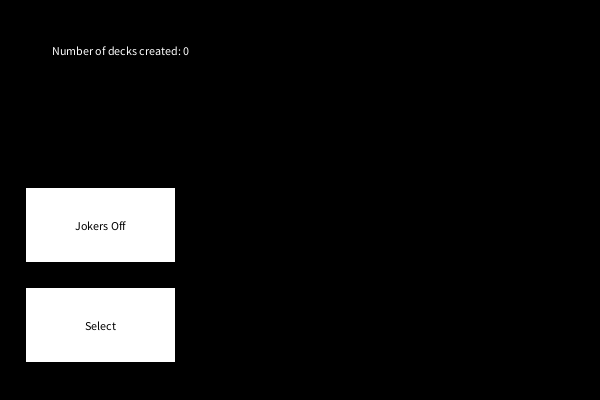
Frame 1 (no input)
Frame 60 (the mouse pressed at the canvas centre just before this capture): identical to frame 1, image omitted
Frame 120 (the mouse held since frame 60 and released just before this capture): identical to frame 1, image omitted

The Processing sketch that drew this single still picture (run headless with seeded random() and noise(); from frame 60 on, the mouse is pressed at the canvas centre):

// Processing sketch: processing_111974
// ── processing_111974.pde

Button button;
Button jokersButton;
Card card;
boolean jokers = false;
  
void setup() {
  size(600,400);
  button = new Button(100, 325, 150, 75, "Select");
  jokersButton = new Button(100, 225, 150, 75, "Jokers Off");
  card = null;
}
  
void draw() {
  background(0);
  button.display();
  jokersButton.display();
  fill(255);
  text("Number of decks created: " + getNumDecksCreated() + "",120,50);
  if (card != null)
    card.display(int(0.6*width), int(0.5*height));
}
  
void mouseClicked() {
    
    
  if (jokersButton.contains(mouseX, mouseY)) {
    if (jokersButton.says("Jokers Off")) {
        
      jokersButton.setText("Jokers On");
      jokers = !jokers;
    } else {
      jokersButton.setText("Jokers Off");
      jokers = !jokers;
    }
  }
    
  if (button.contains(mouseX, mouseY)) {
    if (button.says("Select")) {
      Deck deck = new Deck(jokers);
      card = deck.cutForCard();
      button.setText("Reset");
    } else {
      card = null;
      button.setText("Select");
    }
  }
    
}
class Button {
  
 private int x, y, w, h;
 private String buttonText;
  
 Button(int _x, int _y, int _w, int _h, String _text) {
   x = _x;
   y = _y;
   w = _w;
   h = _h;
   buttonText = _text;
 }
  
 void display() {
   fill(255);
   rectMode(CENTER);
   rect(x, y, w, h);
   stroke(0);
   fill(0);
   textAlign(CENTER, CENTER);
   text(buttonText, x, y);
 }
  
 boolean contains(int _x, int _y) {
   if ( (_x >= x-w/2) && (_x <= x+w/2) && (_y >= y-h/2) && (_y <= y+h/2) )
     return true;
   else
     return false;
 }
  
 boolean says(String s) {
   return buttonText.equals(s) ? true : false;
 }
  
 void setText(String _t) {
   buttonText = _t;
 }
}
class Card{

private String suit;
private String value;

public Card(String suit, String value)
{
  this.suit = suit;
  this.value = value;
}

void display(int x, int y)
{
  fill(255);
  rectMode(CENTER);
  rect(x,y,300,400);  //background
  
  fill(0);
  textAlign(CENTER,CENTER);
  text(value,x,y);
  text(suit,x,y+20);
}

}
private static int numDecksCreated = 0;
public static int getNumDecksCreated()
  {
    return numDecksCreated;
  }
class Deck
{
  private boolean hasJokers = false;
  //static int numDecksCreated = 0;
    
  public Deck()
  {
    numDecksCreated++;
  }
    
  public Deck(boolean hasJokers)
  {
    this.hasJokers = hasJokers;
    numDecksCreated++;
  }
  
  Card cutForCard()
  {
    String cardSuit = "";
    String cardValue = "";
    int rng;  //random number god
    int rngMod;
    if(hasJokers=true)
    {
      rng = int(random(1,54));
    }
    else
    {
      rng = int(random(1,52));
    }
    
    if (rng < 14)
    {
      cardSuit = "Spades";
    }
    else if (rng < 27)
    {
      cardSuit = "Clubs";
    }
    else if (rng < 40)
    {
      cardSuit = "Hearts";
    }
    else if (rng < 53)
    {
      cardSuit = "Diamonds";
    }
    else
    {
      return new Card("","Joker");
    }
    if (rng%13==0)
    {
      cardValue = "Ace";
    }
    else if (rng%13==12)
    {
      cardValue="King";
    }
    else if (rng%13==11)
    {
      cardValue="Queen";
    }
    else if (rng%13==10)
    {
      cardValue="Jack";
    }
    else
    {
      cardValue=rng%13+1 + "";
    }
    
    return new Card(cardSuit, cardValue);
  }
  
}
